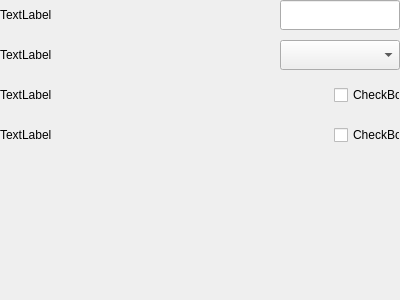
<?xml version="1.0" encoding="UTF-8"?>
<ui version="4.0">
 <class>C_SyvDaPeLabel</class>
 <widget class="QWidget" name="C_SyvDaPeLabel">
  <property name="geometry">
   <rect>
    <x>0</x>
    <y>0</y>
    <width>400</width>
    <height>300</height>
   </rect>
  </property>
  <property name="windowTitle">
   <string>Form</string>
  </property>
  <layout class="QVBoxLayout" name="verticalLayout" stretch="0,0,0,0,1">
   <property name="spacing">
    <number>10</number>
   </property>
   <property name="leftMargin">
    <number>0</number>
   </property>
   <property name="topMargin">
    <number>0</number>
   </property>
   <property name="rightMargin">
    <number>0</number>
   </property>
   <property name="bottomMargin">
    <number>0</number>
   </property>
   <item>
    <layout class="QHBoxLayout" name="horizontalLayout">
     <property name="leftMargin">
      <number>0</number>
     </property>
     <property name="rightMargin">
      <number>0</number>
     </property>
     <item>
      <widget class="stw_opensyde_gui_elements::C_OgeLabGroupItem" name="pc_LabelCaption">
       <property name="text">
        <string>TextLabel</string>
       </property>
      </widget>
     </item>
     <item>
      <spacer name="horizontalSpacer">
       <property name="orientation">
        <enum>Qt::Horizontal</enum>
       </property>
       <property name="sizeHint" stdset="0">
        <size>
         <width>40</width>
         <height>20</height>
        </size>
       </property>
      </spacer>
     </item>
     <item>
      <widget class="stw_opensyde_gui_elements::C_OgeLeProperties" name="pc_LineEditCaption">
       <property name="minimumSize">
        <size>
         <width>120</width>
         <height>30</height>
        </size>
       </property>
       <property name="maximumSize">
        <size>
         <width>120</width>
         <height>30</height>
        </size>
       </property>
      </widget>
     </item>
    </layout>
   </item>
   <item>
    <layout class="QHBoxLayout" name="horizontalLayout_2">
     <property name="leftMargin">
      <number>0</number>
     </property>
     <property name="rightMargin">
      <number>0</number>
     </property>
     <item>
      <widget class="stw_opensyde_gui_elements::C_OgeLabGroupItem" name="pc_LabelStyle">
       <property name="text">
        <string>TextLabel</string>
       </property>
      </widget>
     </item>
     <item>
      <spacer name="horizontalSpacer_2">
       <property name="orientation">
        <enum>Qt::Horizontal</enum>
       </property>
       <property name="sizeHint" stdset="0">
        <size>
         <width>40</width>
         <height>20</height>
        </size>
       </property>
      </spacer>
     </item>
     <item>
      <widget class="stw_opensyde_gui_elements::C_OgeCbxText" name="pc_ComboBoxType">
       <property name="minimumSize">
        <size>
         <width>120</width>
         <height>30</height>
        </size>
       </property>
       <property name="maximumSize">
        <size>
         <width>120</width>
         <height>30</height>
        </size>
       </property>
      </widget>
     </item>
    </layout>
   </item>
   <item>
    <layout class="QHBoxLayout" name="horizontalLayout_3">
     <property name="leftMargin">
      <number>0</number>
     </property>
     <property name="rightMargin">
      <number>0</number>
     </property>
     <item>
      <widget class="stw_opensyde_gui_elements::C_OgeLabGroupItem" name="pc_LabelShowUnit">
       <property name="text">
        <string>TextLabel</string>
       </property>
      </widget>
     </item>
     <item>
      <spacer name="horizontalSpacer_3">
       <property name="orientation">
        <enum>Qt::Horizontal</enum>
       </property>
       <property name="sizeHint" stdset="0">
        <size>
         <width>40</width>
         <height>20</height>
        </size>
       </property>
      </spacer>
     </item>
     <item>
      <widget class="stw_opensyde_gui_elements::C_OgeChxTristateTransparentToggle" name="pc_CheckBoxUnit">
       <property name="minimumSize">
        <size>
         <width>66</width>
         <height>30</height>
        </size>
       </property>
       <property name="maximumSize">
        <size>
         <width>66</width>
         <height>30</height>
        </size>
       </property>
       <property name="text">
        <string>CheckBox</string>
       </property>
      </widget>
     </item>
    </layout>
   </item>
   <item>
    <layout class="QHBoxLayout" name="horizontalLayout_4">
     <property name="leftMargin">
      <number>0</number>
     </property>
     <property name="rightMargin">
      <number>0</number>
     </property>
     <item>
      <widget class="stw_opensyde_gui_elements::C_OgeLabGroupItem" name="pc_LabelShowCaption">
       <property name="text">
        <string>TextLabel</string>
       </property>
      </widget>
     </item>
     <item>
      <spacer name="horizontalSpacer_4">
       <property name="orientation">
        <enum>Qt::Horizontal</enum>
       </property>
       <property name="sizeHint" stdset="0">
        <size>
         <width>40</width>
         <height>20</height>
        </size>
       </property>
      </spacer>
     </item>
     <item>
      <widget class="stw_opensyde_gui_elements::C_OgeChxTristateTransparentToggle" name="pc_CheckBoxCaption">
       <property name="minimumSize">
        <size>
         <width>66</width>
         <height>30</height>
        </size>
       </property>
       <property name="maximumSize">
        <size>
         <width>66</width>
         <height>30</height>
        </size>
       </property>
       <property name="text">
        <string>CheckBox</string>
       </property>
      </widget>
     </item>
    </layout>
   </item>
   <item>
    <spacer name="verticalSpacer">
     <property name="orientation">
      <enum>Qt::Vertical</enum>
     </property>
     <property name="sizeHint" stdset="0">
      <size>
       <width>1</width>
       <height>1</height>
      </size>
     </property>
    </spacer>
   </item>
  </layout>
 </widget>
 <customwidgets>
  <customwidget>
   <class>stw_opensyde_gui_elements::C_OgeLabGroupItem</class>
   <extends>QLabel</extends>
   <header>C_OgeLabGroupItem.h</header>
  </customwidget>
  <customwidget>
   <class>stw_opensyde_gui_elements::C_OgeCbxText</class>
   <extends>QComboBox</extends>
   <header>C_OgeCbxText.h</header>
  </customwidget>
  <customwidget>
   <class>stw_opensyde_gui_elements::C_OgeLeProperties</class>
   <extends>QLineEdit</extends>
   <header>C_OgeLeProperties.h</header>
  </customwidget>
  <customwidget>
   <class>stw_opensyde_gui_elements::C_OgeChxTristateTransparentToggle</class>
   <extends>QCheckBox</extends>
   <header>C_OgeChxTristateTransparentToggle.h</header>
  </customwidget>
 </customwidgets>
 <resources/>
 <connections/>
</ui>
